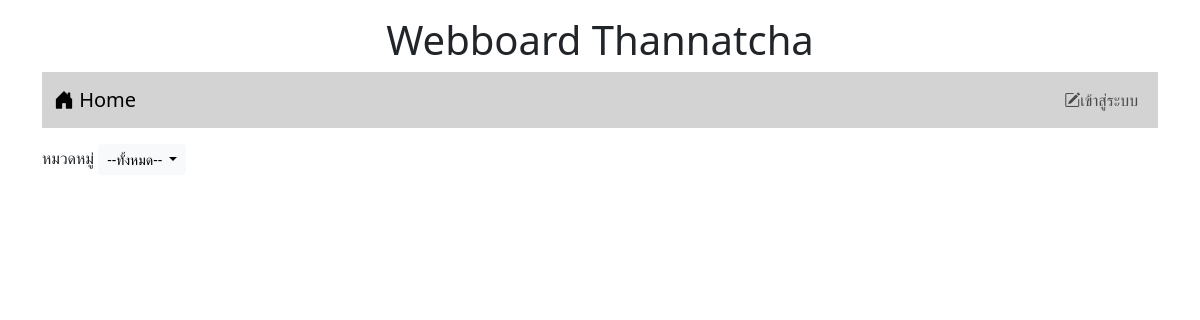
The app's page /, older data.
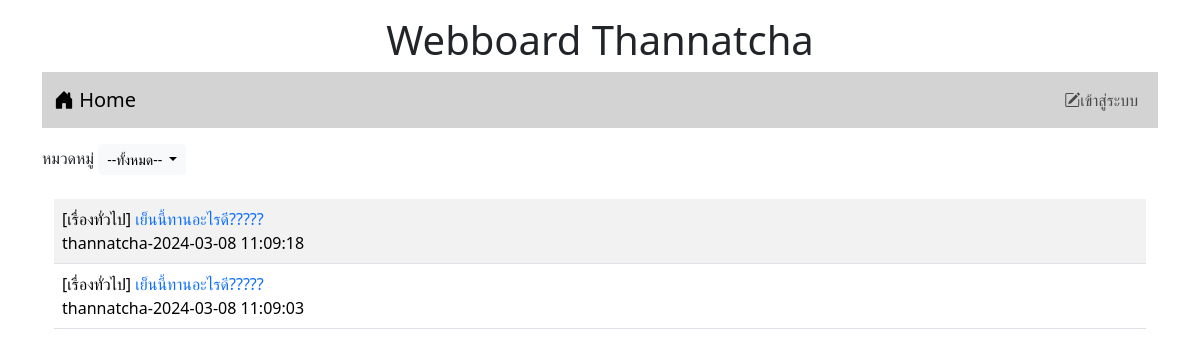
The same page, newer data.
### tables this page shows
CREATE TABLE `post` (
  `id` int(11) NOT NULL,
  `title` varchar(128) NOT NULL,
  `content` varchar(2048) NOT NULL,
  `post_date` datetime NOT NULL,
  `cat_id` int(11) NOT NULL,
  `user_id` int(11) NOT NULL
);

CREATE TABLE `category` (
  `id` int(11) NOT NULL,
  `name` varchar(32) NOT NULL
);

CREATE TABLE `user` (
  `id` int(11) NOT NULL,
  `login` varchar(32) NOT NULL,
  `password` varchar(64) NOT NULL,
  `name` varchar(64) NOT NULL,
  `gender` char(1) NOT NULL,
  `email` varchar(32) NOT NULL,
  `role` char(1) NOT NULL
);

### index.php (the view, shortened to what this page needs)
<!DOCTYPE html>
<html lang="en">
<head>
    <link href="https://cdn.jsdelivr.net/npm/bootstrap@5.3.2/dist/css/bootstrap.min.css" rel="stylesheet">
    <link rel="stylesheet" href="https://cdn.jsdelivr.net/npm/bootstrap-icons@1.11.3/font/bootstrap-icons.min.css">
</head>
<body>
    <div class="container-lg">
    <h1 style="text-align: center;" class="mt-3">Webboard Thannatcha</h1>
   <?php include "nav.php"?>
<div class="mt-3 d-flex justify-content-between ">
        <div>
            <label>หมวดหมู่</label>
            <span class="dropdown">
                <button class="btn btn-light btn-sm dropdown-toggle" type="button" data-bs-toggle="dropdown" aria-expanded="false">
                    --ทั้งหมด--
                </button>
            </span>
        </div>
</div>
    <div class="container-lg">
    <table class="table table-striped mt-4">
    <?php
         $conn = new PDO("mysql:host=localhost;dbname=webboard;charset=utf8", "root", "");
         $sql = "SELECT t3.name,t1.title,t1.id,t2.login,t1.post_date FROM post as t1
         INNER JOIN user as t2 ON (t1.user_id=t2.id)
         INNER JOIN category as t3 ON (t1.cat_id=t3.id) ORDER BY t1.post_date DESC";
         $result=$conn->query($sql);
         while($row=$result->fetch()){
            echo "<tr><td class='d-flex justify-content-between'><div>[$row[0]]
            <a href = post.php?id=$row[2]
            style=text-decoration:none>$row[1]</a><br>$row[3]-$row[4]</div>";
            echo "</td></tr>";
         }
    ?>
    </table>
    </div>
</body>
</html>

Row changes from the older to the newer data that the page shows:
added post: category.name "เรื่องทั่วไป", title "เย็นนี้ทานอะไรดี?????", user.login "thannatcha", post_date "2024-03-08 11:09:18"
added post: category.name "เรื่องทั่วไป", title "เย็นนี้ทานอะไรดี?????", user.login "thannatcha", post_date "2024-03-08 11:09:03"
